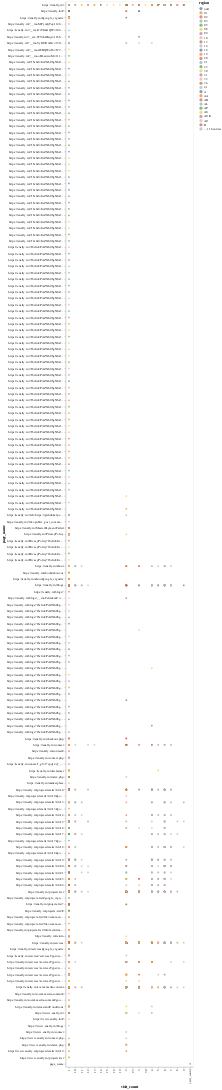
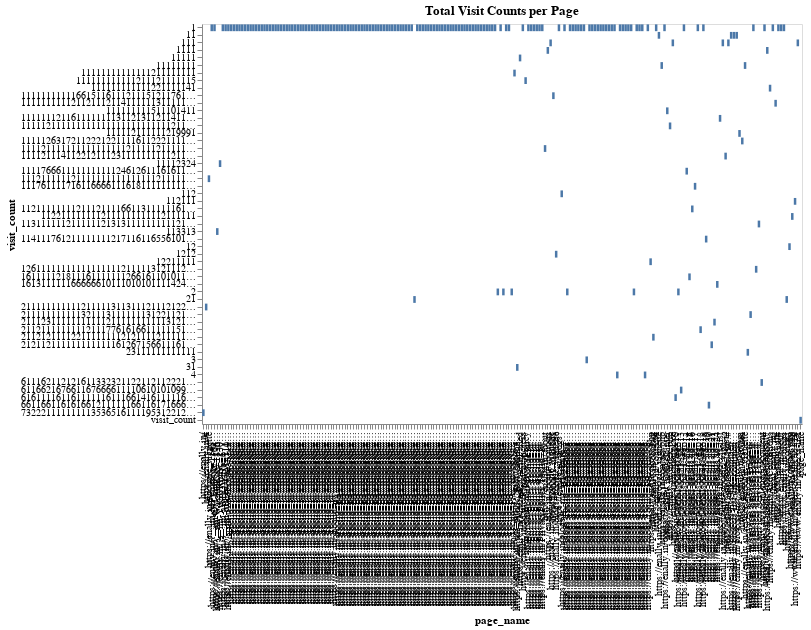

The notebook cell these images were saved under, in order:
### Code cell
# prompt: Generate code based on above code and data

import pandas as pd
import numpy as np
import tensorflow as tf
from tensorflow.keras import layers
import altair as alt

# Load the dataset
abalone_train = pd.read_csv(
    "analytics.csv",
    names=["id", "page_name", "page_title", "visit_date", "visit_count",
           "country", "countryCode", "region", "regionName", "city", "zip",
           "lat", "lon", "timezone", "isp", "org", "as"]
)

# Display the first few rows
print(abalone_train.head())

# Enable VegaFusion data transformer for Altair
alt.data_transformers.enable("vegafusion")

# Sample the data for visualization (optional, but recommended for large datasets)
sampled_data = abalone_train.sample(n=min(5000, len(abalone_train)), random_state=42)

# Create an interactive Altair chart
chart = alt.Chart(sampled_data).mark_circle().encode(
    x='visit_count',  # Use visit_count on x-axis
    y='page_name',  # Use page_name on y-axis
    color='region',  # Color points by region, if available in the data
    tooltip=['page_name', 'visit_count', 'region']  # Show relevant information in tooltip
).interactive()

# Display the chart
chart.display()


# Example of data aggregation and visualization
aggregated_data = abalone_train.groupby('page_name')['visit_count'].sum().reset_index()

bar_chart = alt.Chart(aggregated_data).mark_bar().encode(
    x='page_name',
    y='visit_count'
).properties(
    width=600,
    height=400,
    title="Total Visit Counts per Page"
).interactive()

bar_chart.display()

### Figure 1 — Vega specification as saved in the notebook (floating-point values rounded to 4 significant figures; data arrays with more than 128 entries replaced by an {"elided": "..."} marker saying what was removed)
{"$schema": "https://vega.github.io/schema/vega/v5.json", "data": [{"name": "param_10_store"}, {"name": "source_0", "values": {"elided": "5000 records"}}, {"name": "source_0_x_domain_visit_count", "values": [{"visit_count": "6"}, {"visit_count": "3"}, {"visit_count": "2"}, {"visit_count": "1"}, {"visit_count": "9"}, {"visit_count": "7"}, {"visit_count": "4"}, {"visit_count": "10"}, {"visit_count": "14"}, {"visit_count": "5"}, {"visit_count": "11"}, {"visit_count": "12"}, {"visit_count": "8"}, {"visit_count": "18"}, {"visit_count": "30"}, {"visit_count": "visit_count"}, {"visit_count": "15"}, {"visit_count": "13"}, {"visit_count": "23"}, {"visit_count": "19"}]}, {"name": "source_0_y_domain_page_name", "values": {"elided": "167 records"}}, {"name": "source_0_color_domain_region", "values": {"elided": "145 records"}}], "signals": [{"name": "x_step", "value": 20}, {"name": "width", "update": "bandspace(domain('x').length, 1, 0.5) * x_step"}, {"name": "y_step", "value": 20}, {"name": "height", "update": "bandspace(domain('y').length, 1, 0.5) * y_step"}, {"name": "unit", "value": {}, "on": [{"events": "pointermove", "update": "isTuple(group()) ? group() : unit"}]}, {"name": "param_10", "update": "vlSelectionResolve(\"param_10_store\", \"union\")"}, {"name": "param_10_visit_count", "on": [{"events": [{"source": "view", "type": "dblclick"}], "update": "null"}, {"events": {"signal": "param_10_translate_delta"}, "update": "panLinear(param_10_translate_anchor.extent_x, -param_10_translate_delta.x / width)"}, {"events": {"signal": "param_10_zoom_delta"}, "update": "zoomLinear(domain(\"x\"), param_10_zoom_anchor.x, param_10_zoom_delta)"}]}, {"name": "param_10_page_name", "on": [{"events": [{"source": "view", "type": "dblclick"}], "update": "null"}, {"events": {"signal": "param_10_translate_delta"}, "update": "panLinear(param_10_translate_anchor.extent_y, param_10_translate_delta.y / height)"}, {"events": {"signal": "param_10_zoom_delta"}, "update": "zoomLinear(domain(\"y\"), param_10_zoom_anchor.y, param_10_zoom_delta)"}]}, {"name": "param_10_tuple", "on": [{"events": [{"signal": "param_10_visit_count || param_10_page_name"}], "update": "param_10_visit_count && param_10_page_name ? {unit: \"\", fields: param_10_tuple_fields, values: [param_10_visit_count,param_10_page_name]} : null"}]}, {"name": "param_10_tuple_fields", "value": [{"field": "visit_count", "channel": "x", "type": "E"}, {"field": "page_name", "channel": "y", "type": "E"}]}, {"name": "param_10_translate_anchor", "value": {}, "on": [{"events": [{"source": "scope", "type": "pointerdown"}], "update": "{x: x(unit), y: y(unit), extent_x: domain(\"x\"), extent_y: domain(\"y\")}"}]}, {"name": "param_10_translate_delta", "value": {}, "on": [{"events": [{"source": "window", "between": [{"source": "scope", "type": "pointerdown"}, {"source": "window", "type": "pointerup"}], "consume": true, "type": "pointermove"}], "update": "{x: param_10_translate_anchor.x - x(unit), y: param_10_translate_anchor.y - y(unit)}"}]}, {"name": "param_10_zoom_anchor", "on": [{"events": [{"source": "scope", "type": "wheel", "consume": true}], "update": "{x: invert(\"x\", x(unit)), y: invert(\"y\", y(unit))}"}]}, {"name": "param_10_zoom_delta", "on": [{"events": [{"source": "scope", "type": "wheel", "consume": true}], "update": "pow(1.001, event.deltaY * pow(16, event.deltaMode))", "force": true}]}, {"name": "param_10_modify", "on": [{"events": {"signal": "param_10_tuple"}, "update": "modify(\"param_10_store\", param_10_tuple, true)"}]}], "marks": [{"type": "symbol", "name": "marks", "from": {"data": "source_0"}, "encode": {"update": {"y": {"field": "page_name", "scale": "y"}, "opacity": {"value": 0.7}, "fill": {"field": "region", "scale": "color"}, "tooltip": {"signal": "{\"page_name\": isValid(datum[\"page_name\"]) ? datum[\"page_name\"] : \"\"+datum[\"page_name\"], \"visit_count\": isValid(datum[\"visit_count\"]) ? datum[\"visit_count\"] : \"\"+datum[\"visit_count\"], \"region\": isValid(datum[\"region\"]) ? datum[\"region\"] : \"\"+datum[\"region\"]}"}, "shape": {"value": "circle"}, "x": {"field": "visit_count", "scale": "x"}}}, "style": ["circle"], "interactive": true}], "scales": [{"name": "x", "type": "point", "domain": {"data": "source_0_x_domain_visit_count", "field": "visit_count", "sort": true}, "range": {"step": {"signal": "x_step"}}, "padding": 0.5}, {"name": "y", "type": "point", "domain": {"data": "source_0_y_domain_page_name", "field": "page_name", "sort": true}, "range": {"step": {"signal": "y_step"}}, "padding": 0.5}, {"name": "color", "type": "ordinal", "domain": {"data": "source_0_color_domain_region", "field": "region", "sort": true}, "range": "category"}], "axes": [{"scale": "x", "labelBaseline": "middle", "orient": "bottom", "grid": false, "title": "visit_count", "labelAlign": "right", "labelAngle": 270, "zindex": 0}, {"scale": "y", "grid": false, "zindex": 0, "orient": "left", "title": "page_name"}], "legends": [{"fill": "color", "symbolType": "circle", "title": "region", "encode": {"symbols": {"update": {"opacity": {"value": 0.7}}}}}], "padding": 5, "background": "white", "style": "cell"}

### Figure 2 — Vega specification as saved in the notebook (floating-point values rounded to 4 significant figures; data arrays with more than 128 entries replaced by an {"elided": "..."} marker saying what was removed)
{"$schema": "https://vega.github.io/schema/vega/v5.json", "data": [{"name": "param_11_store"}, {"name": "source_0", "values": {"elided": "216 records"}}, {"name": "source_0_x_domain_page_name", "values": {"elided": "216 records"}}, {"name": "source_0_y_domain_visit_count", "values": [{"visit_count": "732221111111113536516111195312212125143221212111311111411344111323112212111111211252325411623212111532331252141115365437113132331111111112121111411112513922151511142391211111221311124326312513711143121114311113221110114124223145182212221111113512111112113222817194211242141122113312612416113323124444122111111113332111816111111221121111131311113152112521111112142111214223112112111124193375212411511211111742221411111321231624318311114213121111211211211124212122111111122321342111119111121112412616145213311142313111212252121111112211112151314151111111610262432411114122112211513268213131133122131311115633141221121214622221123127124962912171232211211112122221121191811621151421221141311511111111111922113511235362322322114311111121241241216132135112741211231181322112112172491021722213141521532111223142524731223113451222311251111438131631131313124311113254932111110162221431831111121354824113362214121111111421311251122115358213114413111113513211421713475511121752121121111121124112421471112141213222112244215314113316222111151122174111644211123116236322321211111112423112311211521211111111431425224135141231111113111111471214211113211211191172122211131111122211422213111144222171311221221111141124411111121121122111231212211212211141221222112211112531212241231122111211111211431231112122511112112212111311211122111121111111312111114121112121121511311141111111115241111111121241322133111222133342151211212111311211111313122223411112211311111132232123142152112131151113222211232245327221232111112111211165132112221211111311121131411112113121211114111112111221111121211112141212221121112132126121121112113113411211111111111111111121111112121111111121111211323115411142114111411121121211221221411311221221114112221321111411125212211111121114111112212171123111111111121141222311312121124241211212112112111211111121211311114111122322112112121111141712331121211211131112122511233111121111311121111112121221112111111114111211112112223121121113322211113211111411222112121101211122112131111241121113112611131721523121111112122223122111213421321121711113922112111111141211111111315211141121111342211311211143212111132141117112422112141212211114311111116113614151264111151142221112411111521151121131111151221214115211121331118235213214121171131144113211231510611211511111414111114212112115184611111223112571311141324221312131211211121221222111223411212211112611141111112511111121111141311122221242111311312121412212111411211212111442111111118132111111112267251111311122111112111152112151214614382386234117121182142111411111121121143028123297231421411113112129111431511312378151612221222211112111111122133751665195111611104221111111122111213118314816102410142721162111112114132111111221211225152122131121111427171121131216221011212161111151121"}, {"visit_count": "2111111111112111113113111211121223221111111"}, {"visit_count": "1112111111211111111111111112111111111111111121111111211211111111111111111111"}, {"visit_count": "1"}, {"visit_count": "113313"}, {"visit_count": "11112324"}, {"visit_count": "21"}, {"visit_count": "2"}, {"visit_count": "11111111111111211111111"}, {"visit_count": "31"}, {"visit_count": "11111"}, {"visit_count": "111111111111211121111115"}, {"visit_count": "1111211111111111111112111112111111111111121111111111111111231311111166766111221111211122116111611111311011110111011210103334111111131711411741541111111111"}, {"visit_count": "1111"}, {"visit_count": "111"}, {"visit_count": "11111111111661511611121115121176142213111211716116126117111695121211111111122261516192212121631116121121121111671272221116161161611166111111111111111112111111211111161136632711716627666661116221621176666616612111110561011021019111106211101010110101110101010111110313341116141414111414141511541414411221111154124114121111114111211"}, {"visit_count": "1212"}, {"visit_count": "112"}, {"visit_count": "3"}, {"visit_count": "4"}, {"visit_count": "12211111"}, {"visit_count": "2112121111221111111121211112111111111111121111121121111111111121111121211631121677366613176215126112111111111011210114111112211212525111111112614412414"}, {"visit_count": "11"}, {"visit_count": "11111111"}, {"visit_count": "111111111511101411"}, {"visit_count": "111112111111111111111111111111211111111"}, {"visit_count": "61611116116111111611166141611111616121171116116711661138122161111111671112163261166121121216166261126611616637211117161261121111116621611161261666111127612166667126666111101010117101111441414414441445445244444544544421114111114114121"}, {"visit_count": "61166216766116766661111061010109910101144444141414441"}, {"visit_count": "11117666111111111112461261116161176111110104444144444411444454444541"}, {"visit_count": "16111112181116111111126616110101111610911101010111142"}, {"visit_count": "1121111111121112111166113111111616661161113421111"}, {"visit_count": "111761111716116666111618111111111111010101011101010435144144544451"}, {"visit_count": "211211111111121117761616611111151161161267666616112661266617766156166610110109610121111136144144454544544444141"}, {"visit_count": "11411176121111111121711611655610110101111010101610101091010101010444445544454445444411"}, {"visit_count": "6611661161616612111111661161716661766611121122111117666676661163766661617126166646661010710119110111544254444444414"}, {"visit_count": "2121121111111111111612671566111611101915114444441"}, {"visit_count": "211123111111111112111111111113121121136216126161166166111126166166666111127211666651111010511244414441445444454545421111"}, {"visit_count": "1613111111666666101110101011114244454444444544541411441"}, {"visit_count": "111111121161111111131121311211411111111112111111121111111121211111112111124112112161511213621111121121212251121111111112111112113126222112112112111111111311211111126111111131112111212111112111111111111211212111121111241141161112111111111112111121121123111616116211181211113217361521461012114511451244221371271212513131222222111111221111111111214111116111111111111111221211111113113111111111121113261116111266126161121111656311615168111526666167462631112161131116116111761261111641717116163116612211611711166711112612167111111761191011111517210111101014611111210110111101011310111110101105121121444141511134144141114114415521441424541112414541115112442514162414134214411111123111121121111111111211131111111412112"}, {"visit_count": "111121114112212111231111111111211111111"}, {"visit_count": "111112111111219991"}, {"visit_count": "11111263172112221221111611222111111211611311611111111112116132112211161121111311112112111211512221112612111114211111621111211116113411112111161121111121711111121111121132611121116212117111122312321161111216313211211142112412114721111325131121146131131211312111111211141152121212212161111311711121113113313311121111112131712112111111112131261413115511222111112114111211222111622111112113614321221212217113131313212611111111121211111211211241112211121321111111211113613311161111241126121111161111211111118111122112611167131111216117111231211121671212111117214162141171113111612112641113116211111213111161111111611161211161162116111611121161111111616611682663611261176216111711111111617771111611111111111111316611216610111095111111011011101111110110110111011111111111111114133151111422141112451111311574454221111111414121415121154111123314111111141128124411121111211211114112131412511111141111212111121111311"}, {"visit_count": "23111111111111"}, {"visit_count": "2111111111113211131111111312211212434131121111221222111113141121212111211123141112111112411111111421212111111111071109910101121212121114112"}, {"visit_count": "1261111111111111111121111131211121112111211111111111211122112232111111111211111122112116166111111111111145511111"}, {"visit_count": "11311111121111112131311111111112111121111111111111"}, {"visit_count": "6111621121216113323211221121122211121111111221311123132113111111111111612116112311111216131112116111112112648112111221131311111111122112111111111111111131113111132125111111111121121221131211212312112222111411131113111111321112211111111110122314111111132111221112111311131111311121122111212116271621121621161622262116321616111161611111211217111611221131217117161111111116616661111211261666266111191111910121116111111111141101011112514111111111111111214132212111111114442122111217112171163224131241311111131111342131141222312111511111411212122111211211122"}, {"visit_count": "111111111111221111141"}, {"visit_count": "111111111121121112114111111311111112211112111121111222121211"}, {"visit_count": "12"}, {"visit_count": "1122111111112111111111112111111"}, {"visit_count": "112111"}, {"visit_count": "visit_count"}]}], "signals": [{"name": "unit", "value": {}, "on": [{"events": "pointermove", "update": "isTuple(group()) ? group() : unit"}]}, {"name": "param_11", "update": "vlSelectionResolve(\"param_11_store\", \"union\")"}, {"name": "param_11_page_name", "on": [{"events": [{"source": "view", "type": "dblclick"}], "update": "null"}, {"events": {"signal": "param_11_translate_delta"}, "update": "panLinear(param_11_translate_anchor.extent_x, -param_11_translate_delta.x / width)"}, {"events": {"signal": "param_11_zoom_delta"}, "update": "zoomLinear(domain(\"x\"), param_11_zoom_anchor.x, param_11_zoom_delta)"}]}, {"name": "param_11_visit_count", "on": [{"events": [{"source": "view", "type": "dblclick"}], "update": "null"}, {"events": {"signal": "param_11_translate_delta"}, "update": "panLinear(param_11_translate_anchor.extent_y, param_11_translate_delta.y / height)"}, {"events": {"signal": "param_11_zoom_delta"}, "update": "zoomLinear(domain(\"y\"), param_11_zoom_anchor.y, param_11_zoom_delta)"}]}, {"name": "param_11_tuple", "on": [{"events": [{"signal": "param_11_page_name || param_11_visit_count"}], "update": "param_11_page_name && param_11_visit_count ? {unit: \"\", fields: param_11_tuple_fields, values: [param_11_page_name,param_11_visit_count]} : null"}]}, {"name": "param_11_tuple_fields", "value": [{"field": "page_name", "channel": "x", "type": "E"}, {"field": "visit_count", "channel": "y", "type": "E"}]}, {"name": "param_11_translate_anchor", "value": {}, "on": [{"events": [{"source": "scope", "type": "pointerdown"}], "update": "{x: x(unit), y: y(unit), extent_x: domain(\"x\"), extent_y: domain(\"y\")}"}]}, {"name": "param_11_translate_delta", "value": {}, "on": [{"events": [{"source": "window", "between": [{"source": "scope", "type": "pointerdown"}, {"source": "window", "type": "pointerup"}], "type": "pointermove", "consume": true}], "update": "{x: param_11_translate_anchor.x - x(unit), y: param_11_translate_anchor.y - y(unit)}"}]}, {"name": "param_11_zoom_anchor", "on": [{"events": [{"source": "scope", "type": "wheel", "consume": true}], "update": "{x: invert(\"x\", x(unit)), y: invert(\"y\", y(unit))}"}]}, {"name": "param_11_zoom_delta", "on": [{"events": [{"source": "scope", "type": "wheel", "consume": true}], "update": "pow(1.001, event.deltaY * pow(16, event.deltaMode))", "force": true}]}, {"name": "param_11_modify", "on": [{"events": {"signal": "param_11_tuple"}, "update": "modify(\"param_11_store\", param_11_tuple, true)"}]}], "marks": [{"type": "rect", "name": "marks", "from": {"data": "source_0"}, "encode": {"update": {"x": {"field": "page_name", "scale": "x"}, "height": {"signal": "max(0.25, bandwidth('y'))"}, "fill": {"value": "#4c78a8"}, "width": {"signal": "max(0.25, bandwidth('x'))"}, "y": {"field": "visit_count", "scale": "y"}}}, "style": ["bar"], "interactive": true}], "scales": [{"name": "x", "type": "band", "domain": {"data": "source_0_x_domain_page_name", "field": "page_name", "sort": true}, "range": [0, {"signal": "width"}], "paddingOuter": 0.05, "paddingInner": 0.1}, {"name": "y", "type": "band", "domain": {"data": "source_0_y_domain_visit_count", "field": "visit_count", "sort": true}, "range": [0, {"signal": "height"}], "paddingOuter": 0.05, "paddingInner": 0.1}], "axes": [{"scale": "x", "labelAngle": 270, "labelBaseline": "middle", "orient": "bottom", "labelAlign": "right", "zindex": 0, "grid": false, "title": "page_name"}, {"scale": "y", "zindex": 0, "orient": "left", "grid": false, "title": "visit_count"}], "title": {"text": "Total Visit Counts per Page", "frame": "group"}, "background": "white", "height": 400, "style": "cell", "padding": 5, "width": 600}
